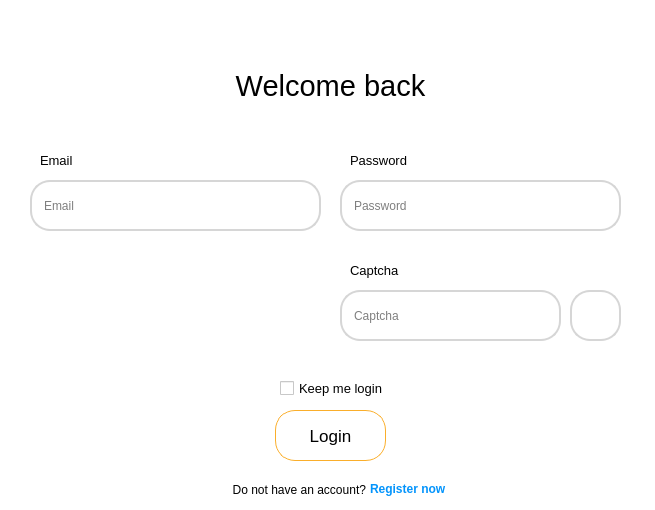
<?xml version="1.0" encoding="UTF-8"?>
<ui version="4.0">
 <class>MainWindow</class>
 <widget class="QMainWindow" name="MainWindow">
  <property name="geometry">
   <rect>
    <x>0</x>
    <y>0</y>
    <width>655</width>
    <height>510</height>
   </rect>
  </property>
  <property name="minimumSize">
   <size>
    <width>655</width>
    <height>510</height>
   </size>
  </property>
  <property name="maximumSize">
   <size>
    <width>655</width>
    <height>1000</height>
   </size>
  </property>
  <property name="windowTitle">
   <string>MainWindow</string>
  </property>
  <property name="styleSheet">
   <string notr="true">background-color: white;
color: black;</string>
  </property>
  <widget class="QWidget" name="centralwidget">
   <widget class="QLineEdit" name="password">
    <property name="geometry">
     <rect>
      <x>340</x>
      <y>180</y>
      <width>281</width>
      <height>51</height>
     </rect>
    </property>
    <property name="styleSheet">
     <string notr="true">QLineEdit{
	padding: 10px;
	border: 2px solid rgb(214, 214, 214);
	border-radius: 20px;
}

QLineEdit:hover{
	padding: 10px;
	border: 2px solid gray;
	border-radius: 20px;
}

QLineEdit:focus{
	padding: 10px;
	border: 2px solid gray;
	border-radius: 20px;
}</string>
    </property>
    <property name="inputMask">
     <string/>
    </property>
    <property name="text">
     <string/>
    </property>
    <property name="echoMode">
     <enum>QLineEdit::EchoMode::Password</enum>
    </property>
    <property name="placeholderText">
     <string>Password</string>
    </property>
   </widget>
   <widget class="QLabel" name="label_2">
    <property name="geometry">
     <rect>
      <x>350</x>
      <y>150</y>
      <width>61</width>
      <height>21</height>
     </rect>
    </property>
    <property name="font">
     <font>
      <family>Segoe UI</family>
      <pointsize>10</pointsize>
      <bold>false</bold>
      <kerning>false</kerning>
     </font>
    </property>
    <property name="text">
     <string>Password</string>
    </property>
   </widget>
   <widget class="QLabel" name="label_5">
    <property name="geometry">
     <rect>
      <x>230</x>
      <y>60</y>
      <width>201</width>
      <height>51</height>
     </rect>
    </property>
    <property name="font">
     <font>
      <family>Segoe UI</family>
      <pointsize>22</pointsize>
     </font>
    </property>
    <property name="text">
     <string>Welcome back</string>
    </property>
    <property name="alignment">
     <set>Qt::AlignmentFlag::AlignCenter</set>
    </property>
   </widget>
   <widget class="QPushButton" name="pushButton">
    <property name="geometry">
     <rect>
      <x>275</x>
      <y>410</y>
      <width>111</width>
      <height>51</height>
     </rect>
    </property>
    <property name="font">
     <font>
      <family>Segoe UI</family>
      <pointsize>13</pointsize>
     </font>
    </property>
    <property name="styleSheet">
     <string notr="true">QPushButton{
	background-color: transparent;
	border: 1px solid #faae2b;
	border-radius: 20px;
}

QPushButton:hover{
	background-color: transparent;
	border: 2px solid #faae2b;
	border-radius: 20px;
}</string>
    </property>
    <property name="text">
     <string>Login</string>
    </property>
   </widget>
   <widget class="QLabel" name="label_6">
    <property name="geometry">
     <rect>
      <x>215</x>
      <y>480</y>
      <width>151</width>
      <height>20</height>
     </rect>
    </property>
    <property name="font">
     <font>
      <pointsize>9</pointsize>
     </font>
    </property>
    <property name="text">
     <string>Do not have an account?</string>
    </property>
    <property name="alignment">
     <set>Qt::AlignmentFlag::AlignRight|Qt::AlignmentFlag::AlignTrailing|Qt::AlignmentFlag::AlignVCenter</set>
    </property>
   </widget>
   <widget class="QLabel" name="label_7">
    <property name="geometry">
     <rect>
      <x>370</x>
      <y>481</y>
      <width>91</width>
      <height>16</height>
     </rect>
    </property>
    <property name="font">
     <font>
      <pointsize>9</pointsize>
      <bold>true</bold>
     </font>
    </property>
    <property name="styleSheet">
     <string notr="true">color: rgb(3, 148, 252);</string>
    </property>
    <property name="text">
     <string>Register now</string>
    </property>
   </widget>
   <widget class="QCheckBox" name="checkBox">
    <property name="geometry">
     <rect>
      <x>280</x>
      <y>380</y>
      <width>111</width>
      <height>17</height>
     </rect>
    </property>
    <property name="font">
     <font>
      <family>Segoe UI</family>
      <pointsize>10</pointsize>
     </font>
    </property>
    <property name="text">
     <string>Keep me login</string>
    </property>
   </widget>
   <widget class="QLineEdit" name="email">
    <property name="geometry">
     <rect>
      <x>30</x>
      <y>180</y>
      <width>291</width>
      <height>51</height>
     </rect>
    </property>
    <property name="styleSheet">
     <string notr="true">QLineEdit{
	padding: 10px;
	border: 2px solid rgb(214, 214, 214);
	border-radius: 20px;
}

QLineEdit:hover{
	padding: 10px;
	border: 2px solid gray;
	border-radius: 20px;
}

QLineEdit:focus{
	padding: 10px;
	border: 2px solid gray;
	border-radius: 20px;
}</string>
    </property>
    <property name="inputMask">
     <string/>
    </property>
    <property name="text">
     <string/>
    </property>
    <property name="placeholderText">
     <string>Email</string>
    </property>
   </widget>
   <widget class="QLabel" name="label_8">
    <property name="geometry">
     <rect>
      <x>40</x>
      <y>150</y>
      <width>41</width>
      <height>21</height>
     </rect>
    </property>
    <property name="font">
     <font>
      <family>Segoe UI</family>
      <pointsize>10</pointsize>
      <bold>false</bold>
      <kerning>false</kerning>
     </font>
    </property>
    <property name="text">
     <string>Email</string>
    </property>
   </widget>
   <widget class="QLabel" name="label">
    <property name="geometry">
     <rect>
      <x>30</x>
      <y>260</y>
      <width>291</width>
      <height>90</height>
     </rect>
    </property>
    <property name="styleSheet">
     <string notr="true">background-color: white;
padding: 15px;
border-radius: 20px;</string>
    </property>
    <property name="text">
     <string/>
    </property>
    <property name="pixmap">
     <pixmap>../captcha.png</pixmap>
    </property>
   </widget>
   <widget class="QLabel" name="label_3">
    <property name="geometry">
     <rect>
      <x>350</x>
      <y>260</y>
      <width>61</width>
      <height>21</height>
     </rect>
    </property>
    <property name="font">
     <font>
      <family>Segoe UI</family>
      <pointsize>10</pointsize>
      <bold>false</bold>
      <kerning>false</kerning>
     </font>
    </property>
    <property name="text">
     <string>Captcha</string>
    </property>
   </widget>
   <widget class="QLineEdit" name="captcha">
    <property name="geometry">
     <rect>
      <x>340</x>
      <y>290</y>
      <width>221</width>
      <height>51</height>
     </rect>
    </property>
    <property name="styleSheet">
     <string notr="true">QLineEdit{
	padding: 10px;
	border: 2px solid rgb(214, 214, 214);
	border-radius: 20px;
}

QLineEdit:hover{
	padding: 10px;
	border: 2px solid gray;
	border-radius: 20px;
}

QLineEdit:focus{
	padding: 10px;
	border: 2px solid gray;
	border-radius: 20px;
}</string>
    </property>
    <property name="inputMask">
     <string/>
    </property>
    <property name="text">
     <string/>
    </property>
    <property name="echoMode">
     <enum>QLineEdit::EchoMode::Normal</enum>
    </property>
    <property name="placeholderText">
     <string>Captcha</string>
    </property>
   </widget>
   <widget class="QPushButton" name="pushButton_2">
    <property name="geometry">
     <rect>
      <x>570</x>
      <y>290</y>
      <width>51</width>
      <height>51</height>
     </rect>
    </property>
    <property name="styleSheet">
     <string notr="true">QPushButton{
	border-radius: 20px;
	background-color: white;
	border: 2px solid rgb(214, 214, 214);
}

QPushButton::hover{
	border-radius: 20px;
	background-color: #f0f0f0;
	border: 2px solid rgb(214, 214, 214);
}

QPushButton::pressed{
	border-radius: 20px;
	background-color: #e6e6e6;
	border: 2px solid rgb(214, 214, 214);
}</string>
    </property>
    <property name="text">
     <string/>
    </property>
    <property name="icon">
     <iconset>
      <normaloff>../Image/regenerate.png</normaloff>../Image/regenerate.png</iconset>
    </property>
    <property name="iconSize">
     <size>
      <width>18</width>
      <height>18</height>
     </size>
    </property>
   </widget>
  </widget>
 </widget>
 <resources/>
 <connections/>
</ui>
